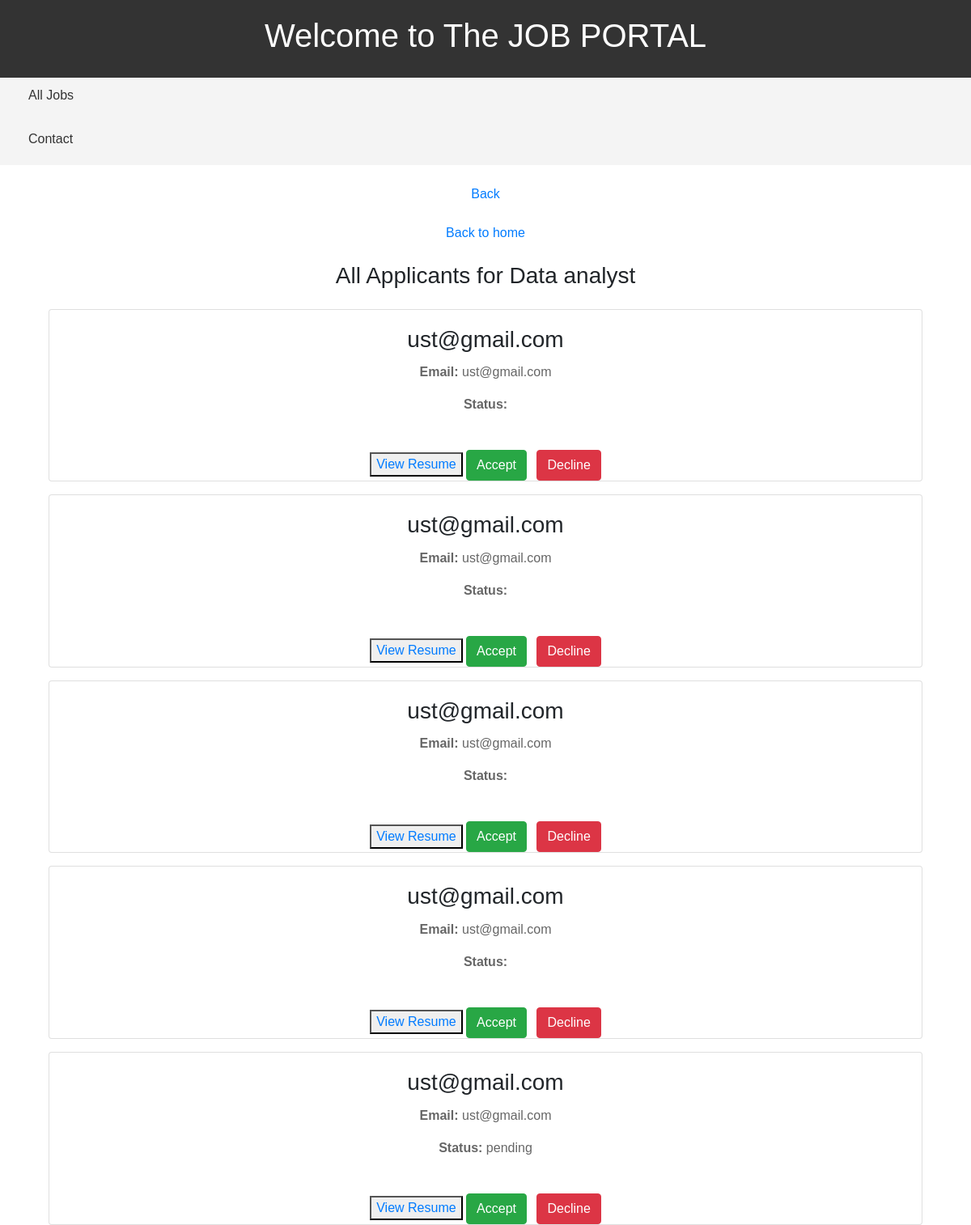
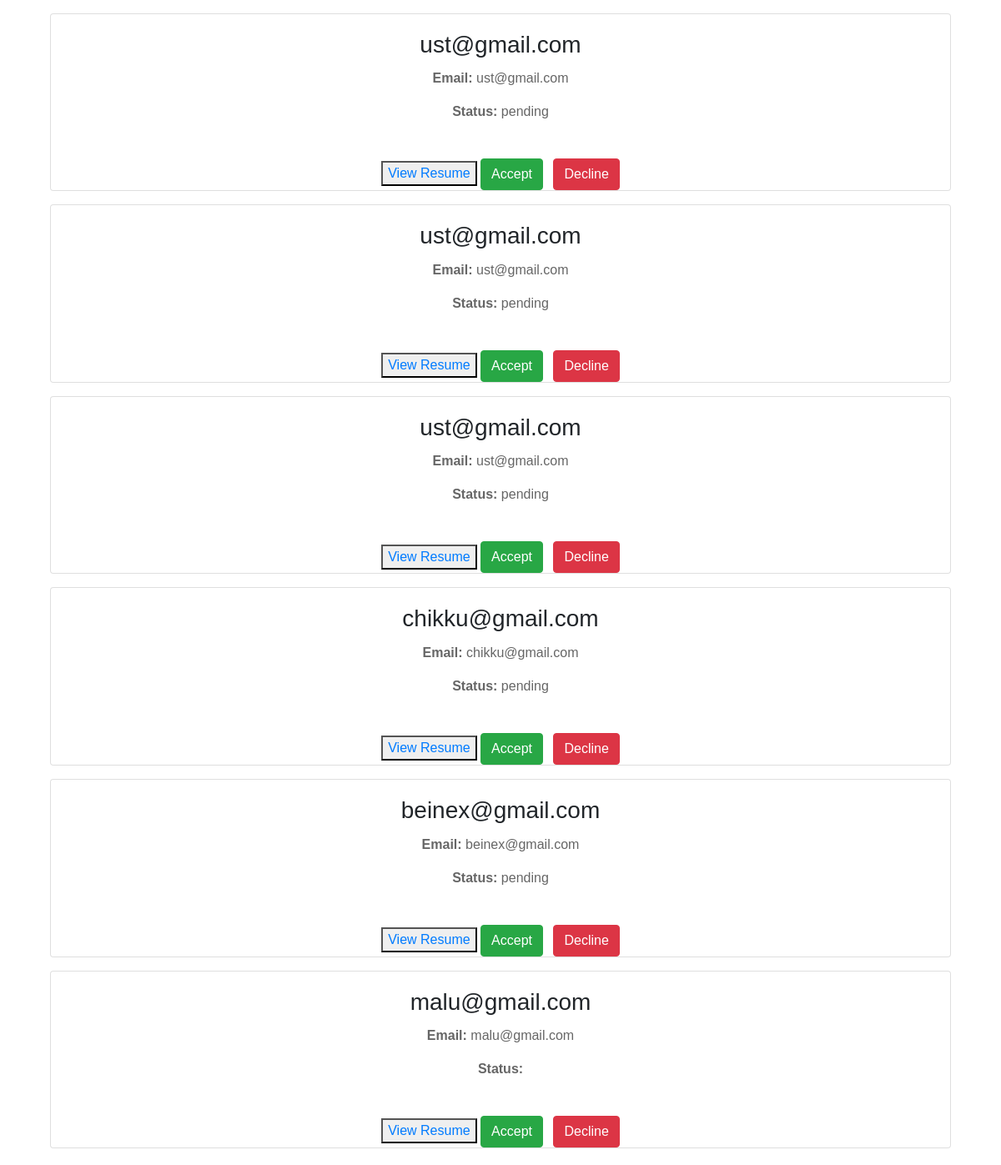
The app's page /job/all-applicant/1/ with its own data (2 pictures, top to bottom).
### job/models.py (models this page shows, shortened)
class Job (models.Model):
    user = models. ForeignKey (User, on_delete=models.CASCADE)
    company = models. ForeignKey (Company, on_delete=models.CASCADE)
    title = models. CharField(max_length=100)
    location = models. CharField(max_length=100)
    salary = models. PositiveIntegerField(default=35000)
    is_available=models.BooleanField(default=True)
    timestamb=models.DateTimeField(auto_now_add=True)
    job_description = models.TextField(null=True,blank=True)
    required_qualifications = models.CharField(max_length=50,null=True,blank=True)
    responsibilities = models.TextField(null=True,blank=True)
    application_Deadline = models.DateField(null=True,blank=True)
    salary_Range = models.CharField(max_length=50,null=True,blank=True)
    option = (('Full-time', 'Full-time'), ('Part-time', 'Part-time'), ('Contract', 'Contract'), ('etc', 'etc'))
    Employment_Type = models.CharField(choices=option, max_length=20,null=True,blank=True)
    Company_Benefits = models.TextField(null=True,blank=True)
    How_to_Apply = models.TextField(null=True,blank=True)
    cover_letter=models.CharField(max_length=20,null=True,blank=True)
    status_choices = (('Accepted', 'Accepted'),
                      ('Declined', 'Declined'),
                      ('Pending', 'Pending'))
    status = models.CharField(max_length=20, choices=status_choices,null=True)

class ApplyJob(models.Model):
    status_choices = (('Accepted', 'Accepted'),
                      ('Declined', 'Declined'),
                      ('Pending', 'Pending'))
    user = models.ForeignKey(User, on_delete=models.CASCADE)
    job= models.ForeignKey(Job, on_delete=models.CASCADE)
    timestamp = models.DateTimeField(auto_now_add=True)
    status = models.CharField(max_length=20, choices=status_choices,default="Pending")
    resume=models.FileField(upload_to="resumes",null=True,blank=True)

### users/models.py (models this page shows)
class User(AbstractUser):
    email=models.EmailField(unique=True)
    is_recruiter=models.BooleanField(default=False)
    is_applicant=models.BooleanField(default=False)
    has_resume=models.BooleanField(default=False)
    has_company=models.BooleanField(default=False)

### job/views.py (the view)
# urls.py: path('all-applicant/<int:pk>/',all_applicants,name="all-applicant"),
def all_applicants(request, pk):
    try:
        job = Job.objects.get(pk=pk)
        applicants = job.applyjob_set.all()
        context = {'job': job, 'applicants': applicants}
        return render(request, 'job/all_applicants.html', context)
    except Job.DoesNotExist:
        return HttpResponseNotFound('<h1>Job not found</h1>')

### templates/job/all_applicants.html (shortened to what this page needs)
{% extends 'users/base.html' %}
{% block content %}
<div class="container">
    <h3 class="my-4">All Applicants for {{ job.title }}</h3>
    {% if applicants %}
        {% for applicant in applicants %}
            <div class="card mb-3">
                <div class="card-body">
                    <h3 class="card-title">{{ applicant.user.username }}</h3>
                    <p class="card-text"><strong>Email:</strong> {{ applicant.user.email }}</p>
                    <p class="card-text"><strong>Status:</strong> {{ applicant.status }}</p>
                </div>
                <div class="text-center mt-4">
                    <button type="submit" class=""><a href="{% url 'resume-details' pk=applicant.user.resume.id %}">View Resume</a></button>
                    <a href="{% url 'change-status' applicant.id 'Accepted' %}" class="btn btn-success mr-2">Accept</a>
                    <a href="{% url 'change-status' applicant.id 'Declined' %}" class="btn btn-danger">Decline</a>
                </div>
            </div>
        {% endfor %}
    {% else %}
        <div class="alert alert-info" role="alert">
            No applicants found for this job.
        </div>
    {% endif %}
</div>
{% endblock %}

### templates/users/base.html (style rules this page uses)
body { font-family: Arial, sans-serif; margin: 0; padding: 0; }
.container { margin: 20px auto; text-align: center; }
.container p { color: #666; margin-top: 10px; }

### records on screen
Job: title "Data analyst"
ApplyJob: user.username "ust@gmail.com", user.email "ust@gmail.com"
ApplyJob: user.username "ust@gmail.com", user.email "ust@gmail.com"
ApplyJob: user.username "ust@gmail.com", user.email "ust@gmail.com"
ApplyJob: user.username "ust@gmail.com", user.email "ust@gmail.com"
ApplyJob: user.username "ust@gmail.com", user.email "ust@gmail.com", status "pending"
ApplyJob: user.username "ust@gmail.com", user.email "ust@gmail.com", status "pending"
ApplyJob: user.username "ust@gmail.com", user.email "ust@gmail.com", status "pending"
ApplyJob: user.username "ust@gmail.com", user.email "ust@gmail.com", status "pending"
ApplyJob: user.username "chikku@gmail.com", user.email "chikku@gmail.com", status "pending"
ApplyJob: user.username "beinex@gmail.com", user.email "beinex@gmail.com", status "pending"
ApplyJob: user.username "malu@gmail.com", user.email "malu@gmail.com"
